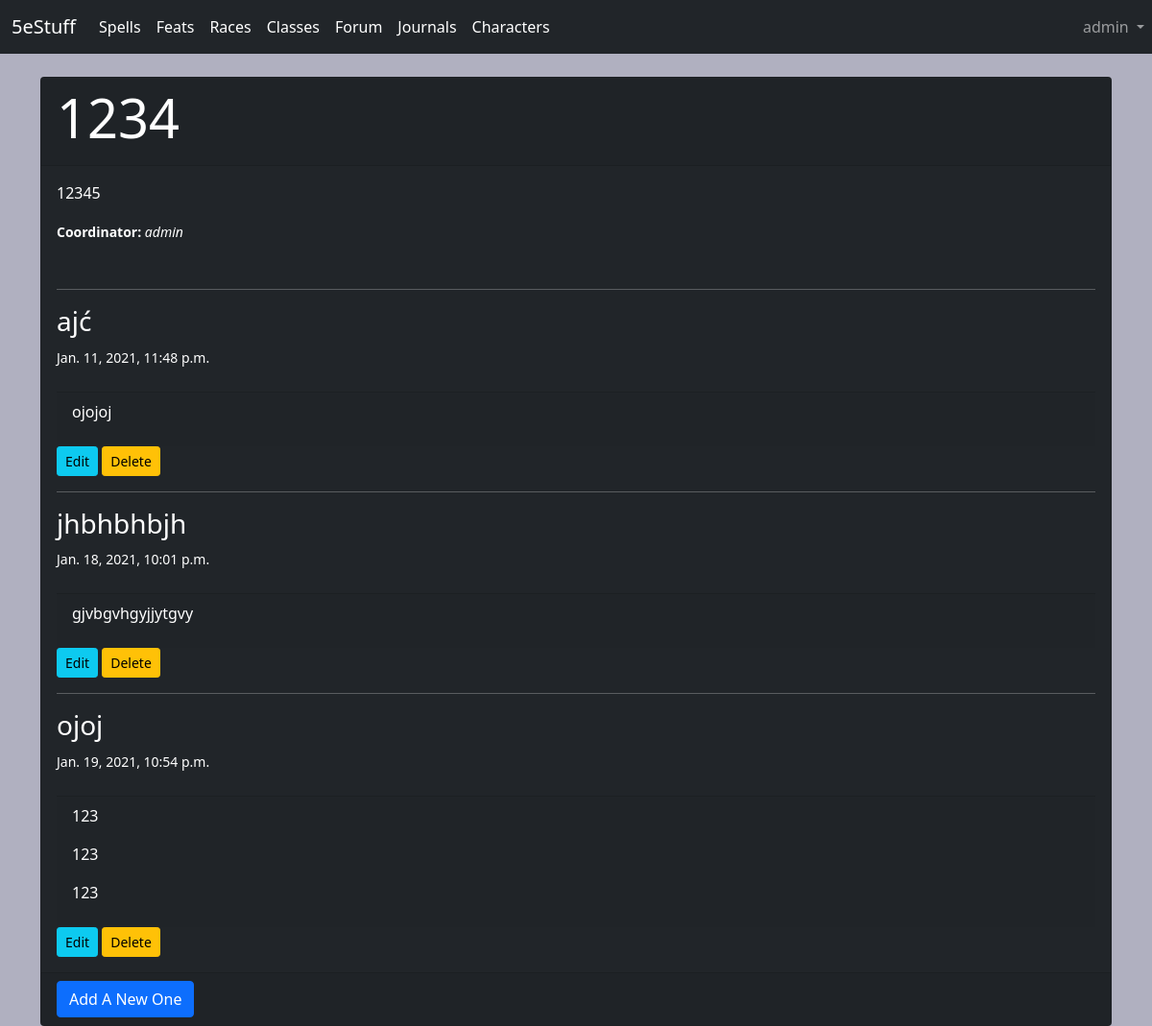
Page /journals/11/posts (signed in) on the committed database.
### forum/models.py (models this page shows, shortened)
class Journal(models.Model):
    title = models.CharField(max_length=100)
    desc = RichTextField(blank=True, null=True)
    author = models.ForeignKey(User, on_delete=models.CASCADE)
    user_access = models.ManyToManyField(User, related_name='journal_acc', blank=True)

class JournalPost(models.Model):
    journal = models.ForeignKey(Journal, related_name="journal_posts", on_delete=models.CASCADE)
    date_added = models.DateTimeField(auto_now_add=True)
    title = models.CharField(max_length=100)
    body = RichTextField(blank=True, null=True)

### forum/views.py (the view)
# urls.py: path('journals/<int:pk>/posts', DetailJournalsView, name="det_journal"),
def DetailJournalsView(request, pk):
    model = Journal.objects.filter(pk=pk).order_by('title')
    journal_users = Journal.objects.annotate(Count('user_access'))
    journal_posts = JournalPost.objects.filter(journal=pk)
    context = {'model':model, 'journal_users':journal_users, 'journal_posts':journal_posts}
    return render(request, 'journal_details.html', context)

### forum/templates/journal_details.html
{% extends 'base.html'%}
{% block content %}
{% if user.is_authenticated %}
{% for journal in model %}
{% for x in journal.user_access.values %}
{% if x.id == user.id %}
	<div class="card text-white bg-dark mx-auto">
		<div class="card-header"><h1 class="display-4">{{journal.title}}</h1></div>
		<div class="card-body">
			{{journal.desc|safe}}
			<p class="card-text"><small><b>Coordinator:</b> <i>{{journal.author}}</i></small></p>
		</div>
		<div class="card-body">
			{% for post in journal_posts.values %}
				<hr/>
				<h3>{{ post.title }}</h3>
				<small>{{post.date_added}}</small><br/><br/>
				<div class="card-footer">
				{{post.body|safe}}
				</div>
				<a type="button" href="{% url 'up_journalpost_v' journal.pk post.id  %}" class="btn btn-info btn-sm">Edit</a>
				<a type="button" href="{% url 'del_journalpost_v' journal.pk post.id  %}" class="btn btn-warning btn-sm">Delete</a>
			{% endfor %}
		</div>
		<div class="card-footer">
			  <a type="button" href="{% url 'cr_journalpost_v' journal.pk %}" class="btn btn-primary">Add A New One</a>
		</div>
	</div>
{% endif %}
{% endfor %}
{% endfor %}
{% else %}
	<div class="card text-white bg-danger mx-auto" style="max-width: 18rem;">
	<div class="card-header">You shall not pass!</div>
	</div>
{% endif %}
{% endblock %}

### forum/templates/base.html (shortened to what this page needs)
<!doctype html>
<html lang="en">
  <head>
    <link href="https://cdn.jsdelivr.net/npm/bootstrap@5.0.0-beta1/dist/css/bootstrap.min.css" rel="stylesheet">
  </head>
  <body>
	<nav class="navbar navbar-expand-lg navbar-dark bg-dark">
  <div class="container-fluid">
    <a class="navbar-brand" href="{% url 'index'%}">5eStuff</a>
    <div class="collapse navbar-collapse" id="navbarNavDropdown">
      <ul class="navbar-nav">
		<li class="nav-item">
          <a class="nav-link active" aria-current="page" href="{% url 'spells_v' %}">Spells</a>
        </li>
		<li class="nav-item">
          <a class="nav-link active" aria-current="page" href="{% url 'feats_v' %}">Feats</a>
        </li>
		<li class="nav-item">
          <a class="nav-link active" aria-current="page" href="{% url 'races_v' %}">Races</a>
        </li>
		<li class="nav-item">
          <a class="nav-link active" aria-current="page" href="{% url 'classes_v' %}">Classes</a>
        </li>
		<li class="nav-item">
          <a class="nav-link active" aria-current="page" href="{% url 'home' %}">Forum</a>
        </li>
		{% if user.is_authenticated %}
		<li class="nav-item">
          <a class="nav-link active" aria-current="page" href="{% url 'journals_v' %}">Journals</a>
        </li>
		<li class="nav-item">
          <a class="nav-link active" aria-current="page" href="{% url 'characters_v' %}">Characters</a>
        </li>
		{% endif %}
      </ul>
    </div>
  </div>
  <ul class="navbar-nav">
	  {% if user.is_authenticated %}
		<li class="nav-item dropdown">
          <a class="nav-link dropdown-toggle" href="#" id="navbarDarkDropdownMenuLink" role="button" data-bs-toggle="dropdown" aria-expanded="false">
            {{ user.username }}
          </a>
        </li>
	   {% endif %}
	</ul>
</nav>
	<br/>
	<div class="container">
	{% block content %}
	{% endblock %}
	</div>
  </body>
</html>

### forum/templates/base.html (style rules this page uses)
body { background-color: #b0b0c0 }

### rows in the picture
Journal: title "1234", desc "12345", author "admin"
JournalPost: title "ajć", date_added "Jan. 11, 2021, 11:48 p.m.", body "ojojoj"
JournalPost: title "jhbhbhbjh", date_added "Jan. 18, 2021, 10:01 p.m.", body "gjvbgvhgyjjytgvy"
JournalPost: title "ojoj", date_added "Jan. 19, 2021, 10:54 p.m.", body "123 123 123"

### other values in the picture
{{ user.username }} "admin"
